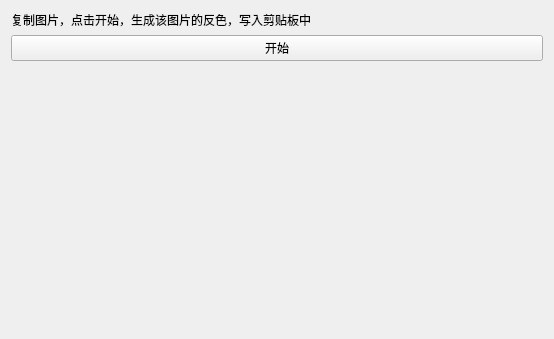
<?xml version="1.0" encoding="UTF-8"?>
<ui version="4.0">
 <class>Form</class>
 <widget class="QWidget" name="Form">
  <property name="geometry">
   <rect>
    <x>0</x>
    <y>0</y>
    <width>554</width>
    <height>339</height>
   </rect>
  </property>
  <property name="sizePolicy">
   <sizepolicy hsizetype="Preferred" vsizetype="Preferred">
    <horstretch>0</horstretch>
    <verstretch>0</verstretch>
   </sizepolicy>
  </property>
  <property name="windowTitle">
   <string>反色剪贴板中的图像</string>
  </property>
  <layout class="QVBoxLayout" name="verticalLayout">
   <item>
    <widget class="QLabel" name="howToUse">
     <property name="sizePolicy">
      <sizepolicy hsizetype="Preferred" vsizetype="Fixed">
       <horstretch>0</horstretch>
       <verstretch>0</verstretch>
      </sizepolicy>
     </property>
     <property name="text">
      <string>复制图片，点击开始，生成该图片的反色，写入剪贴板中</string>
     </property>
     <property name="scaledContents">
      <bool>false</bool>
     </property>
     <property name="wordWrap">
      <bool>false</bool>
     </property>
    </widget>
   </item>
   <item>
    <widget class="QPushButton" name="pushButton">
     <property name="text">
      <string>开始</string>
     </property>
    </widget>
   </item>
   <item>
    <widget class="QWidget" name="widget" native="true">
     <property name="sizePolicy">
      <sizepolicy hsizetype="Preferred" vsizetype="Preferred">
       <horstretch>0</horstretch>
       <verstretch>0</verstretch>
      </sizepolicy>
     </property>
     <layout class="QHBoxLayout" name="horizontalLayout">
      <item>
       <widget class="QLabel" name="label_im">
        <property name="maximumSize">
         <size>
          <width>256</width>
          <height>256</height>
         </size>
        </property>
        <property name="text">
         <string/>
        </property>
        <property name="pixmap">
         <pixmap>77023588_p0.png</pixmap>
        </property>
        <property name="scaledContents">
         <bool>true</bool>
        </property>
        <property name="wordWrap">
         <bool>false</bool>
        </property>
       </widget>
      </item>
      <item>
       <widget class="QLabel" name="label_invIm">
        <property name="maximumSize">
         <size>
          <width>256</width>
          <height>256</height>
         </size>
        </property>
        <property name="text">
         <string/>
        </property>
        <property name="pixmap">
         <pixmap>77023588_p0.png</pixmap>
        </property>
        <property name="scaledContents">
         <bool>true</bool>
        </property>
       </widget>
      </item>
     </layout>
     <zorder>label_im</zorder>
     <zorder>label_invIm</zorder>
     <zorder>label_invIm</zorder>
    </widget>
   </item>
  </layout>
 </widget>
 <resources/>
 <connections/>
</ui>
